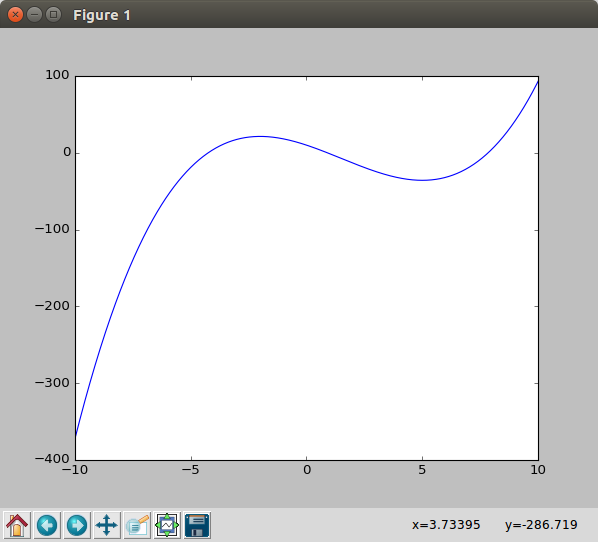

The Python source for this figure:
import numpy as np

import matplotlib.pyplot as plt

plt.figure(1) 

x = np.linspace(-10, 10, 1000)
y=x*x*x/3-x*x*3/2-10*x+10
plt.plot(x,y)
plt.show()
